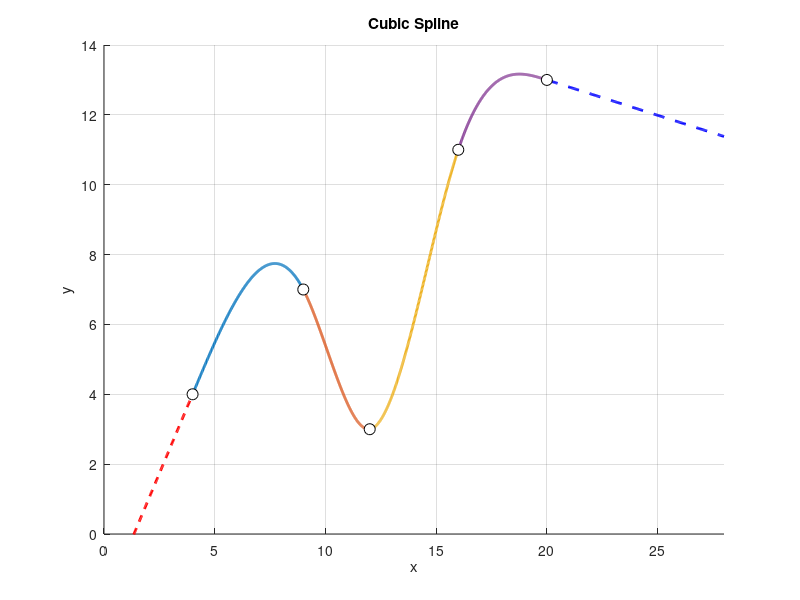

The MATLAB script that drew this image:

x = [4 9 12 16 20];
y = [4 7 3 11 13];
n = numel(x);

h = zeros(1,n-1);
for i = 1:n-1
    h(i) = x(i+1) - x(i);
end

A = zeros(n);
r = zeros(n,1);

A(1,1) = 1;
A(end,end) = 1;

for i = 2:n-1
    A(i,i-1) = h(i-1);
    A(i,i)   = 2*(h(i-1) + h(i));
    A(i,i+1) = h(i);
    r(i) = 6*((y(i+1)-y(i))/h(i) - (y(i)-y(i-1))/h(i-1));
end

M = A\r;

a = zeros(n-1,1);
b = zeros(n-1,1);
c = zeros(n-1,1);
d = zeros(n-1,1);

for i = 1:n-1
    a(i) = y(i);
    c(i) = M(i)/2;
    d(i) = (M(i+1) - M(i)) / (6*h(i));
    b(i) = (y(i+1) - y(i))/h(i) - h(i)*(2*M(i) + M(i+1))/6;
end

tg_alpha = b(1);
tg_beta  = b(end) + 2*c(end)*h(end) + 3*d(end)*h(end)^2;

alpha = atan(tg_alpha);
beta  = atan(tg_beta);

alpha_deg = alpha * 180 / pi;
beta_deg  = beta  * 180 / pi;

fig = figure('Name','Spline Graph','NumberTitle','off','Color','w');
hold on;

for i = 1:n-1
    step = (x(i+1) - x(i)) / 299;
    xx = x(i):step:x(i+1);
    yy = a(i) + b(i)*(xx - x(i)) + c(i)*(xx - x(i)).^2 + d(i)*(xx - x(i)).^3;
    plot(xx, yy, 'LineWidth', 2);
end

step_left = (x(1) - 0) / 199;
x_left = 0:step_left:x(1);
y_left = y(1) + tg_alpha*(x_left - x(1));
plot(x_left, y_left, '--r', 'LineWidth', 2);

step_right = 8 / 199;
x_right = x(end):step_right:(x(end)+8);
y_right = y(end) + tg_beta*(x_right - x(end));
plot(x_right, y_right, '--b', 'LineWidth', 2);

plot(x, y, 'ko', 'MarkerFaceColor','w', 'MarkerSize',8);

grid on;
xlabel('x');
ylabel('y');
title('Cubic Spline');
axis([0 28 0 14]);

hold off;

disp('Matrix A =');
disp(A)

disp('Vector r =');
disp(r)

disp('Vector M =');
disp(M)

disp('h =');
disp(h')

disp('a =');
disp(a)

disp('b =');
disp(b)

disp('c =');
disp(c)

disp('d =');
disp(d)

disp('tan(alpha) =');
disp(tg_alpha)

disp('alpha (degrees) =');
disp(alpha_deg)

disp('tan(beta) =');
disp(tg_beta)

disp('beta (degrees) =');
    disp(beta_deg)

fprintf('\nՍփլայնի հատվածների բանաձևերը՝\n\n');

for i = 1:n-1
    fprintf('[%g, %g] միջակայքում:\n', x(i), x(i+1));
    fprintf('S%d(x) = %g %+g(x-%g) %+g(x-%g)^2 %+g(x-%g)^3\n\n', ...
        i, a(i), b(i), x(i), c(i), x(i), d(i), x(i));
end
